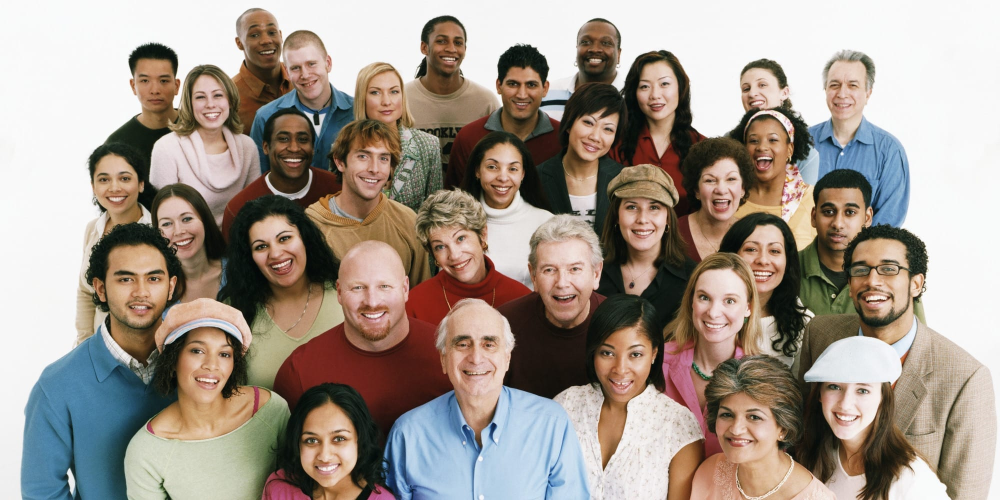
#> input picture resources/people.png, 2000 x 1000 px, found by its file name (shown at 1/2 size)
$ python algoritmoViolaJones.py
#> lines starting #> are read from the running program, lines starting #| are printed output that depends on the picture; after the words box and inside, x2 and y2 are one past the last pixel; in counts of white or black regions, pixels touching at a corner belong together
# Importación de Librerias.
import cv2          # OpenCV
import sys          # Libreria para proveer variables y funciones
import time         # Para tomar el tiempo de ejecucion de dicho algoritmo
import imutils      # Para definir el tamaño de la pantalla de la imagen a visualizar

# definir una funcion start para que empiece a contabilizar el tiempo de ejecución
def  start():
    global startTime_for_tictoc
    startTime_for_tictoc = time.time()

# definir funcion end para que nos muestre el resultado del tiempo de ejecución
def end():
    print(
        "El tiempo de ejecución es: " +
        str(time.time() - startTime_for_tictoc) +
        " segundos"
    )

# Llamamos a la funcion start()
start()

#Se llama al archivo preentrenado
cascPath = "haarcascade_frontalface_default.xml"

# Se asigna a una variable con visiones de computador
faceCascade = cv2.CascadeClassifier(cv2.data.haarcascades+cascPath)

#llamamos el recurso a analizar
image = cv2.imread('C:/Users/Angry/Documents/python/prueba/openCV/reconocimiento_facial/resources/people.png')
#> image is the input picture: shape (1000, 2000, 3); mean B, G, R 139.9, 150, 161.7

# Cambiamos a escala de grises la imagen anteriormente definida
img_gray = cv2.cvtColor(image, cv2.COLOR_BGR2GRAY)
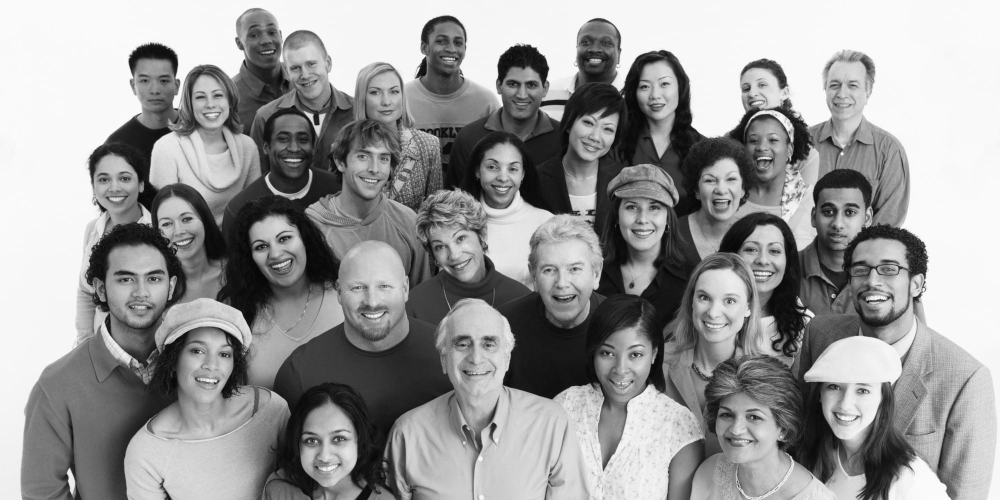
#> img_gray: shape (1000, 2000) (shown at 1/2 size); min 1, max 255, mean 152.3

# Se ajustan los parametros para la detección
# scaleFactor = Escala de la distancia del rostro de la persona, entre mas pequeño el valor mas 'distancia' tendra
# minNeighbors = Cantidad de recuentos de los rostros encontrados,
# minSize = Tamaño minimo del rostro
faces = faceCascade.detectMultiScale(
    img_gray,
    scaleFactor = 1.1,
    minNeighbors=5,
    minSize=(20,20)
)
#> faces = 37 rows, first 6: [1260, 130, 107, 107], [727, 150, 90, 90], [373, 156, 93, 93], [1481, 245, 95, 95], [1132, 399, 72, 72], [486, 37, 82, 82]

# Imprimimos el numero de rostros que se han encontrado
print("Se encontraron {0} rostros!!".format(len(faces)))
#| Se encontraron 37 rostros!!

# Dibujamos un rectangulo en la ubicación del rostro
for (x,y,w,h) in faces:
    cv2.rectangle(image, (x,y), (x+w,y+h), (0,255,0),2)
#> this loop made 37 passes
#> (x, y, w, h) on passes 1 to 12: (1260, 130, 107, 107), (727, 150, 90, 90), (373, 156, 93, 93), (1481, 245, 95, 95), (1132, 399, 72, 72), (486, 37, 82, 82), (855, 47, 90, 90), (1636, 131, 102, 102), (1475, 139, 85, 85), (695, 274, 105, 105), (367, 779, 83, 83), (564, 97, 92, 92)
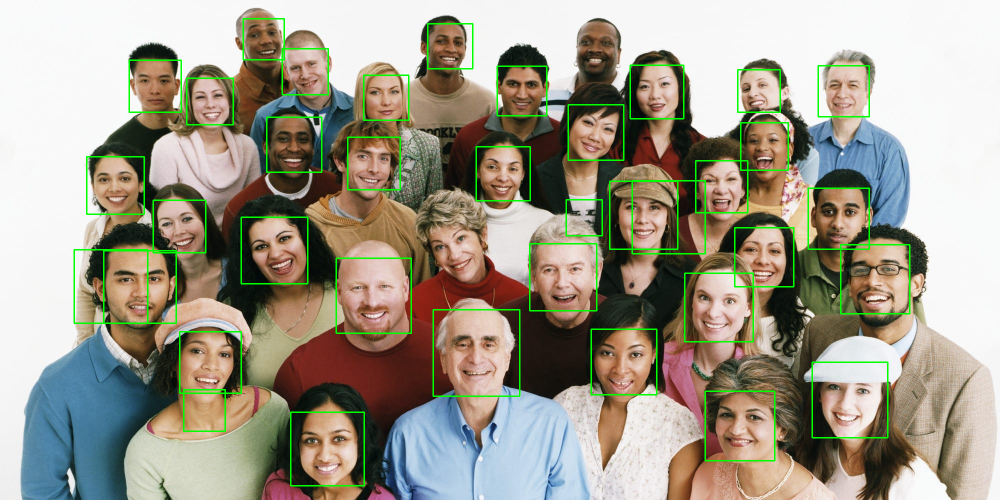
#> image: shape (1000, 2000, 3) (shown at 1/2 size); 2.55% of pixels changed, all inside (x1, y1, x2, y2) = (147, 36, 1821, 973)

end()

#Definimos el tamaño de la visualización de la imagen
image = imutils.resize(image, width=1020)
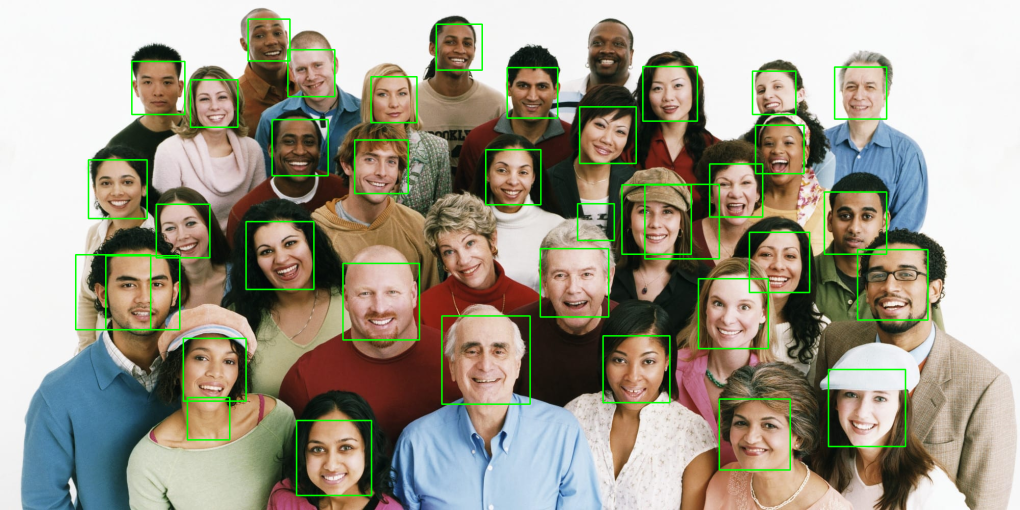
#> image: shape (510, 1020, 3); mean B, G, R 137.7, 153.8, 158.6
cv2.imshow("Viola Jones", image)
cv2.waitKey(0)

$ run again, with resources/personas.png copied over resources/people.png
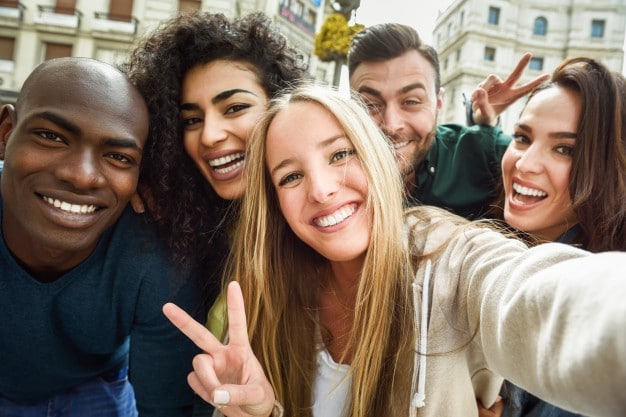
#> input picture resources/personas.png, 626 x 417 px, found by its file name
#> image is the input picture: shape (417, 626, 3); mean B, G, R 100.7, 114.2, 130.3
#> `img_gray = cv2.cvtColor(image, cv2.COLOR_BGR2GRAY)`:
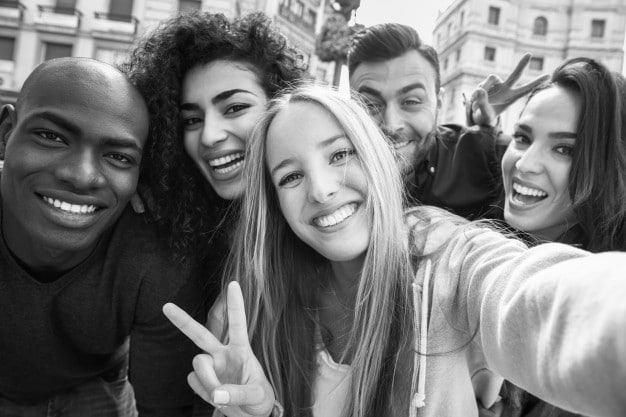
#> img_gray: shape (417, 626); min 0, max 255, mean 117.5
#> faces = [[340, 60, 103, 103], [148, 60, 131, 131], [484, 98, 119, 119]]
#| Se encontraron 3 rostros!!
#> the loop `for (x,y,w,h) in faces:` made 3 passes
#> after the loop `for (x,y,w,h) in faces:`:
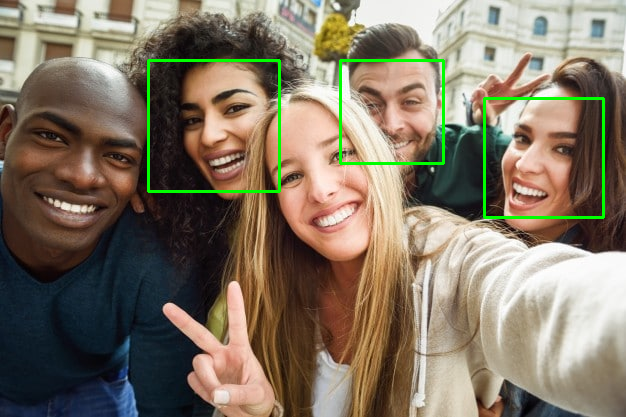
#> image: shape (417, 626, 3); 1.62% of pixels changed, all inside (x1, y1, x2, y2) = (147, 59, 605, 219)
